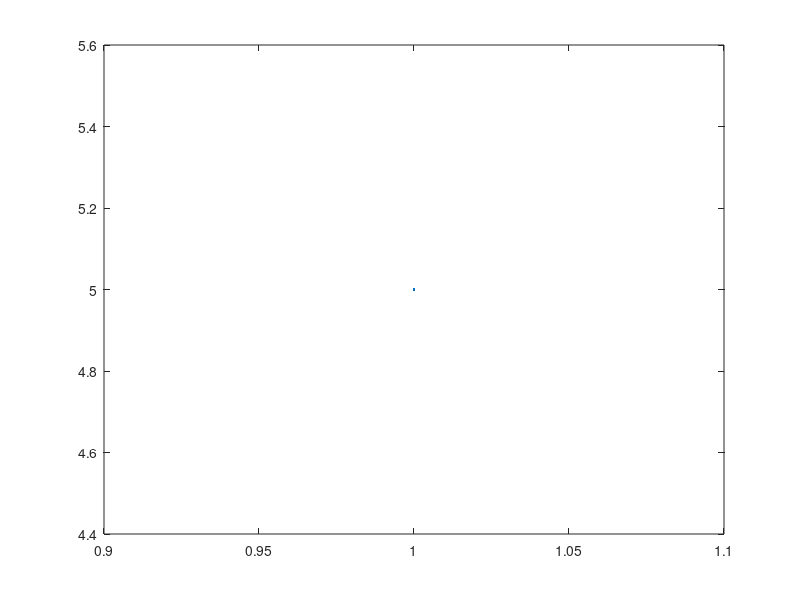

Write MATLAB code to recreate this figure.
% Matlab declarar matríz y uso de una función para clacular determinante.
% by KNY5

% esta es la forma de declarar una matríz
% a = [1 2 3; 4 5 6; 7 8 10]
% esta es la función para calcular determinantes
% que viene por defecto en matlab
% det(a)

% input es como en c++ cuando se declara que es la entrada de usuario cin.
matrix = input ("Exprese la matrix como: [n n n; m m m; o o o] : ")
result = det(matrix)

% plot() es la función para usar el kit de ploteo
plot(result)

% se nota la mínima cantidad de esfuerzo, debido a que matlab es
% un lenguaje de alto nivel que no requiere de manejo de memoria y demás.
